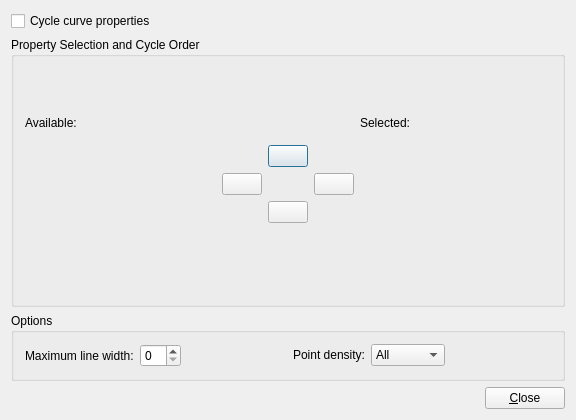
<?xml version="1.0" encoding="UTF-8"?>
<ui version="4.0">
 <class>KstMonochromeDialog</class>
 <widget class="QDialog" name="KstMonochromeDialog">
  <property name="geometry">
   <rect>
    <x>0</x>
    <y>0</y>
    <width>576</width>
    <height>420</height>
   </rect>
  </property>
  <property name="windowTitle">
   <string>Monochrome Print Configuration</string>
  </property>
  <layout class="QVBoxLayout">
   <item>
    <layout class="QHBoxLayout">
     <item>
      <widget class="QCheckBox" name="enhanceReadability">
       <property name="text">
        <string>Cycle curve properties</string>
       </property>
      </widget>
     </item>
     <item>
      <spacer name="spacer33">
       <property name="orientation">
        <enum>Qt::Horizontal</enum>
       </property>
       <property name="sizeType">
        <enum>QSizePolicy::Expanding</enum>
       </property>
       <property name="sizeHint" stdset="0">
        <size>
         <width>240</width>
         <height>20</height>
        </size>
       </property>
      </spacer>
     </item>
    </layout>
   </item>
   <item>
    <widget class="Q3ButtonGroup" name="cycleOrderGroup">
     <property name="title">
      <string>Property Selection and Cycle Order</string>
     </property>
     <layout class="QGridLayout">
      <item row="0" column="0" rowspan="3">
       <layout class="QVBoxLayout">
        <item>
         <widget class="QLabel" name="textLabel1">
          <property name="text">
           <string>Available:</string>
          </property>
          <property name="wordWrap">
           <bool>false</bool>
          </property>
         </widget>
        </item>
        <item>
         <widget class="Q3ListBox" name="availableListBox">
          <item>
           <property name="text">
            <string>New Item</string>
           </property>
          </item>
         </widget>
        </item>
       </layout>
      </item>
      <item row="1" column="1">
       <layout class="QGridLayout">
        <item row="1" column="1">
         <widget class="QPushButton" name="_up">
          <property name="sizePolicy">
           <sizepolicy hsizetype="Fixed" vsizetype="Fixed">
            <horstretch>0</horstretch>
            <verstretch>0</verstretch>
           </sizepolicy>
          </property>
          <property name="toolTip">
           <string>Raise in cycle order: Alt+up</string>
          </property>
          <property name="text">
           <string/>
          </property>
          <property name="shortcut">
           <string>Alt+Up</string>
          </property>
         </widget>
        </item>
        <item row="3" column="1">
         <widget class="QPushButton" name="_down">
          <property name="sizePolicy">
           <sizepolicy hsizetype="Fixed" vsizetype="Fixed">
            <horstretch>0</horstretch>
            <verstretch>0</verstretch>
           </sizepolicy>
          </property>
          <property name="toolTip">
           <string>Lower in cycle order: Alt+down</string>
          </property>
          <property name="text">
           <string/>
          </property>
          <property name="shortcut">
           <string>Alt+Down</string>
          </property>
         </widget>
        </item>
        <item row="2" column="2">
         <widget class="QPushButton" name="_add">
          <property name="sizePolicy">
           <sizepolicy hsizetype="Fixed" vsizetype="Fixed">
            <horstretch>0</horstretch>
            <verstretch>0</verstretch>
           </sizepolicy>
          </property>
          <property name="toolTip">
           <string>Select: Alt+s</string>
          </property>
          <property name="text">
           <string/>
          </property>
         </widget>
        </item>
        <item row="2" column="0">
         <widget class="QPushButton" name="_remove">
          <property name="sizePolicy">
           <sizepolicy hsizetype="Fixed" vsizetype="Fixed">
            <horstretch>0</horstretch>
            <verstretch>0</verstretch>
           </sizepolicy>
          </property>
          <property name="toolTip">
           <string>Remove: Alt+r</string>
          </property>
          <property name="text">
           <string/>
          </property>
         </widget>
        </item>
       </layout>
      </item>
      <item row="0" column="2" rowspan="3">
       <layout class="QVBoxLayout">
        <item>
         <widget class="QLabel" name="textLabel2">
          <property name="text">
           <string>Selected:</string>
          </property>
          <property name="wordWrap">
           <bool>false</bool>
          </property>
         </widget>
        </item>
        <item>
         <widget class="Q3ListBox" name="selectedListBox">
          <item>
           <property name="text">
            <string>New Item</string>
           </property>
          </item>
         </widget>
        </item>
       </layout>
      </item>
      <item row="0" column="1">
       <spacer name="spacer42">
        <property name="orientation">
         <enum>Qt::Vertical</enum>
        </property>
        <property name="sizeType">
         <enum>QSizePolicy::Expanding</enum>
        </property>
        <property name="sizeHint" stdset="0">
         <size>
          <width>20</width>
          <height>31</height>
         </size>
        </property>
       </spacer>
      </item>
      <item row="2" column="1">
       <spacer name="spacer42_3">
        <property name="orientation">
         <enum>Qt::Vertical</enum>
        </property>
        <property name="sizeType">
         <enum>QSizePolicy::Expanding</enum>
        </property>
        <property name="sizeHint" stdset="0">
         <size>
          <width>20</width>
          <height>40</height>
         </size>
        </property>
       </spacer>
      </item>
     </layout>
    </widget>
   </item>
   <item>
    <widget class="Q3ButtonGroup" name="optionsGroup">
     <property name="title">
      <string>Options</string>
     </property>
     <layout class="QGridLayout">
      <item row="0" column="1">
       <spacer name="spacer36">
        <property name="orientation">
         <enum>Qt::Horizontal</enum>
        </property>
        <property name="sizeType">
         <enum>QSizePolicy::Expanding</enum>
        </property>
        <property name="sizeHint" stdset="0">
         <size>
          <width>16</width>
          <height>20</height>
         </size>
        </property>
       </spacer>
      </item>
      <item row="0" column="0">
       <layout class="QGridLayout">
        <item row="0" column="1">
         <widget class="QSpinBox" name="maxLineWidth"/>
        </item>
        <item row="0" column="0">
         <widget class="QLabel" name="textLabel3">
          <property name="text">
           <string>Maximum line width:</string>
          </property>
          <property name="wordWrap">
           <bool>false</bool>
          </property>
         </widget>
        </item>
       </layout>
      </item>
      <item row="0" column="2">
       <layout class="QGridLayout">
        <item row="0" column="0">
         <widget class="QLabel" name="textLabel4">
          <property name="text">
           <string>Point density:</string>
          </property>
          <property name="wordWrap">
           <bool>false</bool>
          </property>
         </widget>
        </item>
        <item row="0" column="1">
         <widget class="QComboBox" name="pointDensity">
          <item>
           <property name="text">
            <string>All</string>
           </property>
          </item>
          <item>
           <property name="text">
            <string>High</string>
           </property>
          </item>
          <item>
           <property name="text">
            <string>Medium</string>
           </property>
          </item>
          <item>
           <property name="text">
            <string>Low</string>
           </property>
          </item>
         </widget>
        </item>
       </layout>
      </item>
      <item row="0" column="3">
       <spacer name="spacer37">
        <property name="orientation">
         <enum>Qt::Horizontal</enum>
        </property>
        <property name="sizeType">
         <enum>QSizePolicy::Expanding</enum>
        </property>
        <property name="sizeHint" stdset="0">
         <size>
          <width>40</width>
          <height>20</height>
         </size>
        </property>
       </spacer>
      </item>
     </layout>
    </widget>
   </item>
   <item>
    <layout class="QHBoxLayout">
     <item>
      <spacer name="spacer35">
       <property name="orientation">
        <enum>Qt::Horizontal</enum>
       </property>
       <property name="sizeType">
        <enum>QSizePolicy::Expanding</enum>
       </property>
       <property name="sizeHint" stdset="0">
        <size>
         <width>300</width>
         <height>20</height>
        </size>
       </property>
      </spacer>
     </item>
     <item>
      <widget class="QPushButton" name="_Cancel">
       <property name="text">
        <string>&amp;Close</string>
       </property>
      </widget>
     </item>
    </layout>
   </item>
  </layout>
 </widget>
 <layoutdefault spacing="6" margin="11"/>
 <pixmapfunction>qPixmapFromMimeSource</pixmapfunction>
 <customwidgets>
  <customwidget>
   <class>Q3GroupBox</class>
   <extends>QGroupBox</extends>
   <header>Qt3Support/Q3GroupBox</header>
   <container>1</container>
  </customwidget>
  <customwidget>
   <class>Q3Frame</class>
   <extends>QFrame</extends>
   <header>Qt3Support/Q3Frame</header>
   <container>1</container>
  </customwidget>
  <customwidget>
   <class>Q3ButtonGroup</class>
   <extends>Q3GroupBox</extends>
   <header>Qt3Support/Q3ButtonGroup</header>
   <container>1</container>
  </customwidget>
  <customwidget>
   <class>Q3ListBox</class>
   <extends>Q3Frame</extends>
   <header>q3listbox.h</header>
  </customwidget>
 </customwidgets>
 <tabstops>
  <tabstop>enhanceReadability</tabstop>
  <tabstop>selectedListBox</tabstop>
  <tabstop>availableListBox</tabstop>
  <tabstop>maxLineWidth</tabstop>
  <tabstop>pointDensity</tabstop>
  <tabstop>_Cancel</tabstop>
 </tabstops>
 <resources/>
 <connections/>
</ui>
